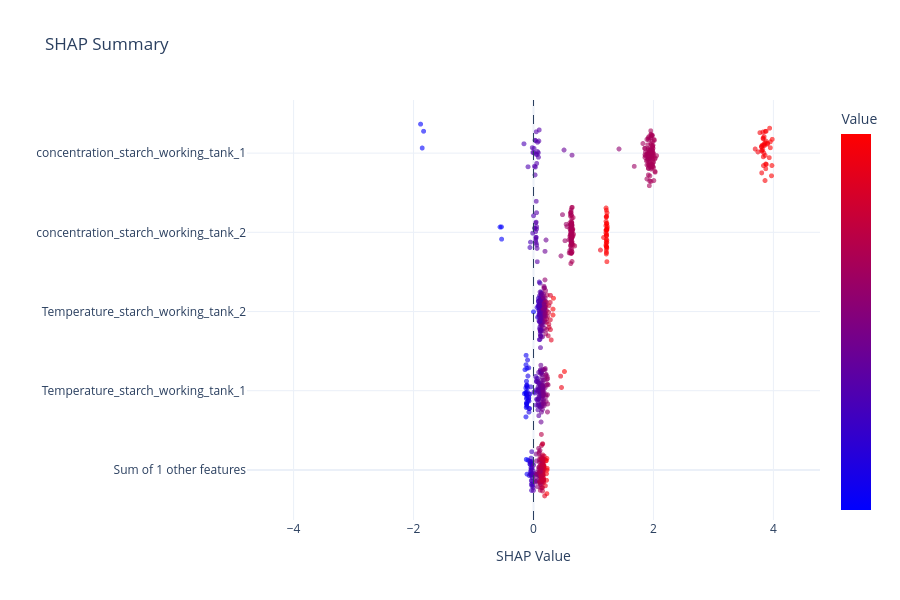

Notebook code cell kept with this figure:
### Code cell
tables, figures = ask_engine(params = {
    "target": "starch uptake",
    "grade": "3200115",
    "start": "2026-06-01",
    "end": "2026-07-01",
    "max_rows": 200,
    "background_rows": 200,
    "max_features":5,
}, endpoint="shap"
)

### Figure 1 — Plotly figure (JSON) as saved in the notebook; plotly's stock layout.template omitted (floating-point values rounded to 4 significant figures; data arrays with more than 128 entries replaced by an {"elided": "..."} marker saying what was removed)
{"data": [{"customdata": {"elided": "169 float values"}, "hovertemplate": "<b>Sum of other features</b><br>SHAP: %{x:.3f}<br>Value: %{customdata:.3f}<extra></extra>", "marker": {"color": {"elided": "169 float values"}, "colorbar": {"showticklabels": false, "title": {"text": "Value"}}, "colorscale": [[0, "rgb(0,0,255)"], [1, "rgb(255,0,0)"]], "opacity": 0.6, "showscale": true, "size": 5}, "mode": "markers", "showlegend": false, "type": "scattergl", "x": {"elided": "169 float values"}, "y": {"elided": "169 float values"}}, {"customdata": {"elided": "169 float values"}, "hovertemplate": "<b>Temperature_starch_working_tank_1</b><br>SHAP: %{x:.3f}<br>Value: %{customdata:.3f}<extra></extra>", "marker": {"color": {"elided": "169 float values"}, "colorscale": [[0, "rgb(0,0,255)"], [1, "rgb(255,0,0)"]], "opacity": 0.6, "showscale": false, "size": 5}, "mode": "markers", "showlegend": false, "type": "scattergl", "x": {"elided": "169 float values"}, "y": {"elided": "169 float values"}}, {"customdata": {"elided": "169 float values"}, "hovertemplate": "<b>Temperature_starch_working_tank_2</b><br>SHAP: %{x:.3f}<br>Value: %{customdata:.3f}<extra></extra>", "marker": {"color": {"elided": "169 float values"}, "colorscale": [[0, "rgb(0,0,255)"], [1, "rgb(255,0,0)"]], "opacity": 0.6, "showscale": false, "size": 5}, "mode": "markers", "showlegend": false, "type": "scattergl", "x": {"elided": "169 float values"}, "y": {"elided": "169 float values"}}, {"customdata": {"elided": "169 float values"}, "hovertemplate": "<b>concentration_starch_working_tank_2</b><br>SHAP: %{x:.3f}<br>Value: %{customdata:.3f}<extra></extra>", "marker": {"color": {"elided": "169 float values"}, "colorscale": [[0, "rgb(0,0,255)"], [1, "rgb(255,0,0)"]], "opacity": 0.6, "showscale": false, "size": 5}, "mode": "markers", "showlegend": false, "type": "scattergl", "x": {"elided": "169 float values"}, "y": {"elided": "169 float values"}}, {"customdata": {"elided": "169 float values"}, "hovertemplate": "<b>concentration_starch_working_tank_1</b><br>SHAP: %{x:.3f}<br>Value: %{customdata:.3f}<extra></extra>", "marker": {"color": {"elided": "169 float values"}, "colorscale": [[0, "rgb(0,0,255)"], [1, "rgb(255,0,0)"]], "opacity": 0.6, "showscale": false, "size": 5}, "mode": "markers", "showlegend": false, "type": "scattergl", "x": {"elided": "169 float values"}, "y": {"elided": "169 float values"}}], "layout": {"height": 600, "hovermode": "closest", "shapes": [{"line": {"dash": "dash", "width": 1}, "type": "line", "x0": 0, "x1": 0, "xref": "x", "y0": 0, "y1": 1, "yref": "y domain"}], "title": {"text": "SHAP Summary"}, "xaxis": {"range": [-4.777, 4.777], "title": {"text": "SHAP Value"}}, "yaxis": {"ticktext": ["Sum of 1 other features", "Temperature_starch_working_tank_1", "Temperature_starch_working_tank_2", "concentration_starch_working_tank_2", "concentration_starch_working_tank_1"], "tickvals": [0, 1.3, 2.6, 3.9, 5.2], "title": {"text": ""}}}}
